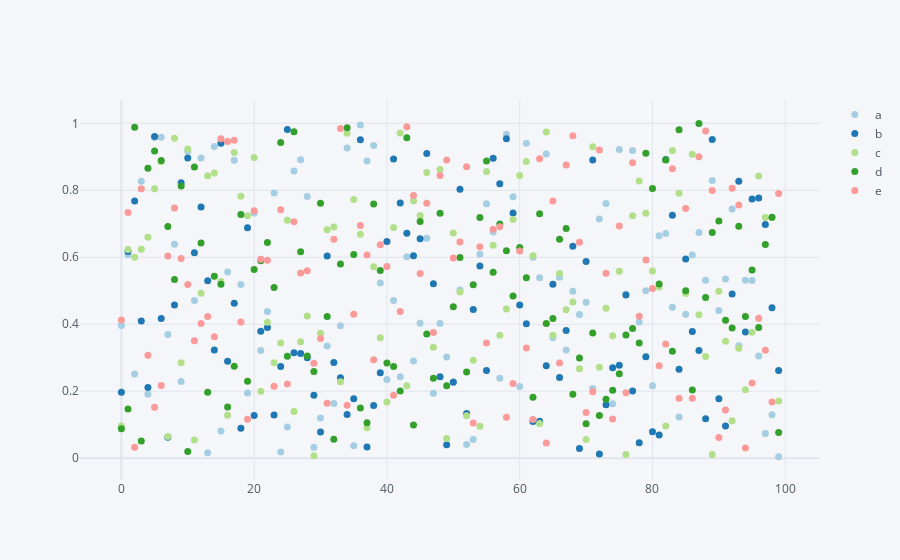

The cell this chart's notebook holds for it:
### Code cell
df.iplot(kind='scatter', mode='markers', size=7, colorscale='paired')
